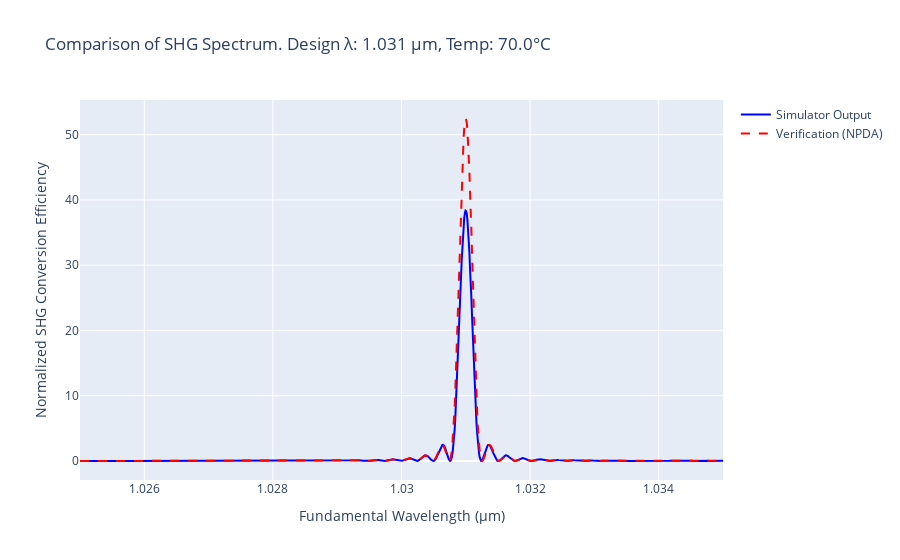

This figure's notebook cell:
### Code cell
main()

### Figure 1 — Plotly figure (JSON) as saved in the notebook; plotly's stock layout.template omitted (floating-point values rounded to 4 significant figures; data arrays with more than 128 entries replaced by an {"elided": "..."} marker saying what was removed)
{"data": [{"line": {"color": "blue"}, "mode": "lines", "name": "Simulator Output", "type": "scatter", "x": {"elided": "1000 float values"}, "y": {"elided": "1000 float values"}}, {"line": {"color": "red", "dash": "dash"}, "mode": "lines", "name": "Verification (NPDA)", "type": "scatter", "x": {"elided": "1000 float values"}, "y": {"elided": "1000 float values"}}], "layout": {"title": {"text": "Comparison of SHG Spectrum. Design λ: 1.031 μm, Temp: 70.0°C"}, "xaxis": {"title": {"text": "Fundamental Wavelength (μm)"}}, "yaxis": {"title": {"text": "Normalized SHG Conversion Efficiency"}}}}
